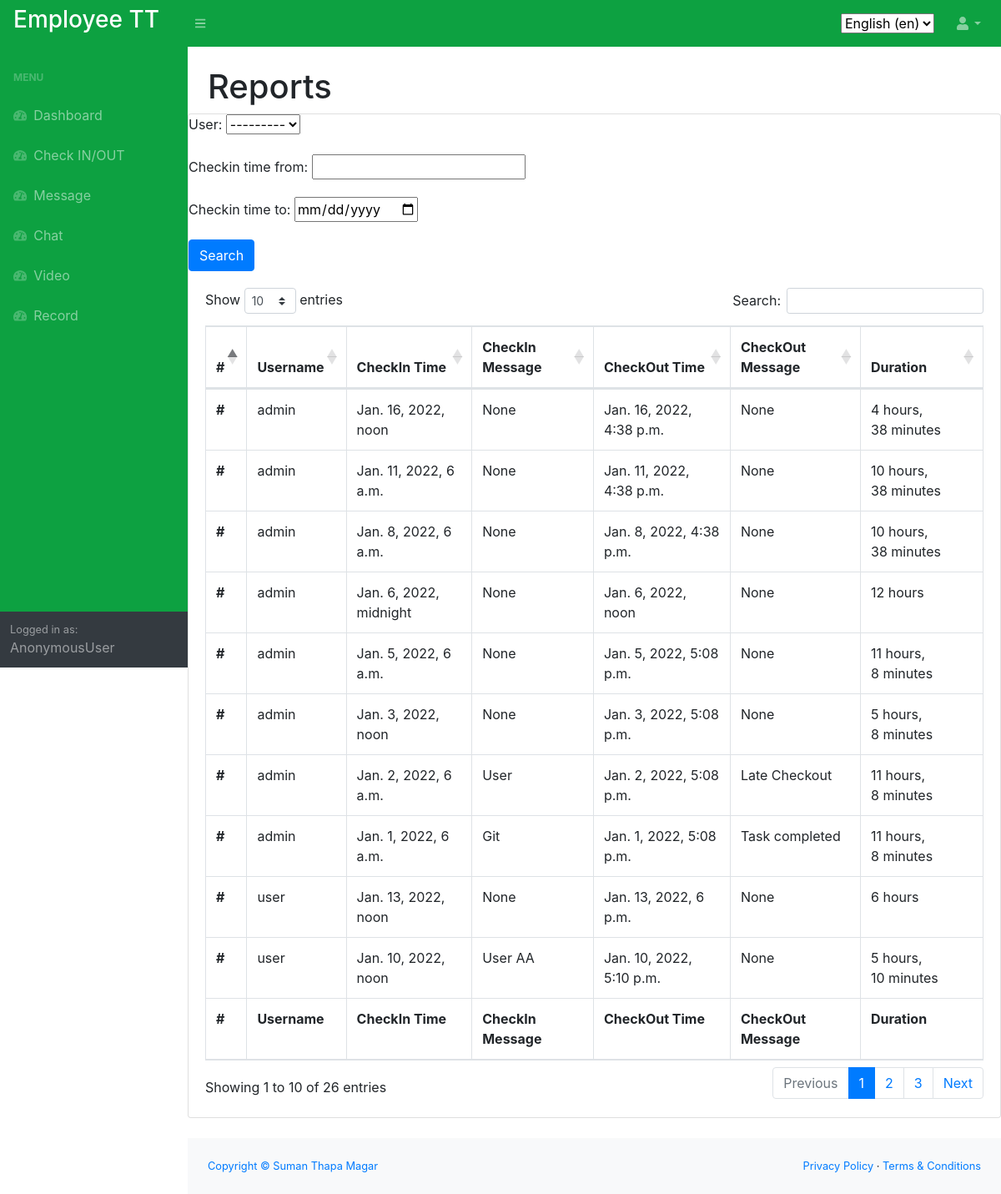
The app's page /en/timecard/report/ with its own data.
### timecard/models.py (models this page shows, shortened)
class DailyLog(models.Model):
    checkin_time = models.DateTimeField(default=datetime.now, null=True, blank=True)
    checkin_message = models.CharField(max_length=500, null=True, blank=True)
    checkout_time = models.DateTimeField(default=datetime.now, blank=True)
    checkout_message = models.CharField(max_length=500, null=True, blank=True)
    status = models.IntegerField(blank=True, null=False)
    user = models.ForeignKey(User, on_delete=models.CASCADE)
    class Meta:
        verbose_name = _('Daily Log')
        verbose_name_plural = _('Daily Logs')

### timecard/views.py (the view)
# urls.py: path('report/', views.report, name='report'),
def report(request):
    records = DailyLog.objects.all()
    myFilter = ReportFilter(request.GET, queryset=records)
    records = myFilter.qs
    context = {'records': records, 'myFilter': myFilter}
    return render(request, 'timecard/report.html', context)

### timecard/templates/timecard/report.html
{% extends 'home/main.html' %}
{% load i18n %}
{% block content %}
<main>
    <div class="container-fluid">
        <h1 class="mt-4">{% trans "Reports" %}</h1>
    </div>
    <div class="card mb-4">
        <form method="get">
            {{ myFilter.form.as_p }}
            <button class="btn btn-primary" type="submit">{% trans "Search" %}</button>
        </form>
        <div class="card-body">
            <div class="table-responsive">
                <table class="table table-bordered" id="dataTable" width="100%" cellspacing="0">
                    <thead>
                    <tr>
                        <th>#</th>
                        <th>{% trans "Username" %}</th>
                        <th>{% trans "CheckIn Time" %}</th>
                        <th>CheckIn Message</th>
                        <th>{% trans "CheckOut Time" %}</th>
                        <th>CheckOut Message</th>
                        <th>{% trans "Duration" %}</th>
                    </tr>
                    </thead>
                    <tfoot>
                    <tr>
                        <th>#</th>
                        <th>{% trans "Username" %}</th>
                        <th>{% trans "CheckIn Time" %}</th>
                        <th>CheckIn Message</th>
                        <th>{% trans "CheckOut Time" %}</th>
                        <th>CheckOut Message</th>
                        <th>{% trans "Duration" %}</th>
                    </tr>
                    </tfoot>
                    <tbody>
                    {% for r in records %}
                    <tr>
                        <th scope="row">#</th>
                        <td>{{ r.user.username }}</td>
                        <td>{{ r.checkin_time }}</td>
                        <td>{{ r.checkin_message }}</td>
                        <td>{{ r.checkout_time }}</td>
                        <td>{{ r.checkout_message }}</td>
                        <td>{{ r.checkout_time|timeuntil:r.checkin_time }}</td>
                    </tr>
                    {% endfor %}
                    </tbody>
                </table>
            </div>
        </div>
    </div>
</main>
{% endblock %}

### records on screen
DailyLog: user.username "admin", checkin_time "Jan. 16, 2022, noon", checkin_message "None", checkout_time "Jan. 16, 2022, 4:38 p.m.", checkout_message "None", checkout_time "4 hours, 38 minutes"
DailyLog: user.username "admin", checkin_time "Jan. 11, 2022, 6 a.m.", checkin_message "None", checkout_time "Jan. 11, 2022, 4:38 p.m.", checkout_message "None", checkout_time "10 hours, 38 minutes"
DailyLog: user.username "admin", checkin_time "Jan. 8, 2022, 6 a.m.", checkin_message "None", checkout_time "Jan. 8, 2022, 4:38 p.m.", checkout_message "None", checkout_time "10 hours, 38 minutes"
DailyLog: user.username "admin", checkin_time "Jan. 6, 2022, midnight", checkin_message "None", checkout_time "Jan. 6, 2022, noon", checkout_message "None", checkout_time "12 hours"
DailyLog: user.username "admin", checkin_time "Jan. 5, 2022, 6 a.m.", checkin_message "None", checkout_time "Jan. 5, 2022, 5:08 p.m.", checkout_message "None", checkout_time "11 hours, 8 minutes"
DailyLog: user.username "admin", checkin_time "Jan. 3, 2022, noon", checkin_message "None", checkout_time "Jan. 3, 2022, 5:08 p.m.", checkout_message "None", checkout_time "5 hours, 8 minutes"
DailyLog: user.username "admin", checkin_time "Jan. 2, 2022, 6 a.m.", checkin_message "User", checkout_time "Jan. 2, 2022, 5:08 p.m.", checkout_message "Late Checkout", checkout_time "11 hours, 8 minutes"
DailyLog: user.username "admin", checkin_time "Jan. 1, 2022, 6 a.m.", checkin_message "Git", checkout_time "Jan. 1, 2022, 5:08 p.m.", checkout_message "Task completed", checkout_time "11 hours, 8 minutes"
DailyLog: user.username "user", checkin_time "Jan. 13, 2022, noon", checkin_message "None", checkout_time "Jan. 13, 2022, 6 p.m.", checkout_message "None", checkout_time "6 hours"
DailyLog: user.username "user", checkin_time "Jan. 10, 2022, noon", checkin_message "User AA", checkout_time "Jan. 10, 2022, 5:10 p.m.", checkout_message "None", checkout_time "5 hours, 10 minutes"

### other values on screen
{{ user }} "AnonymousUser"
form field language "English (en)"
